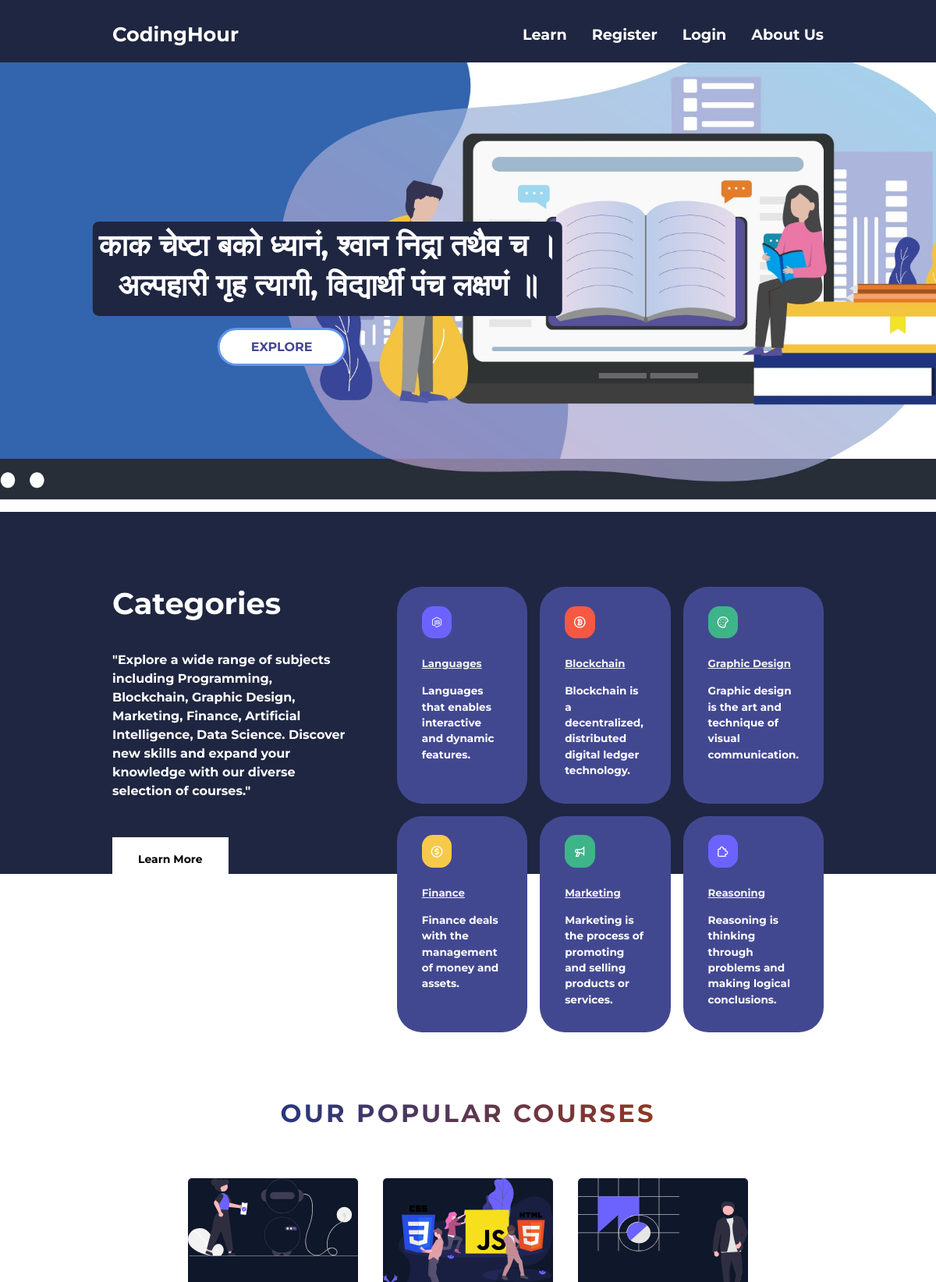
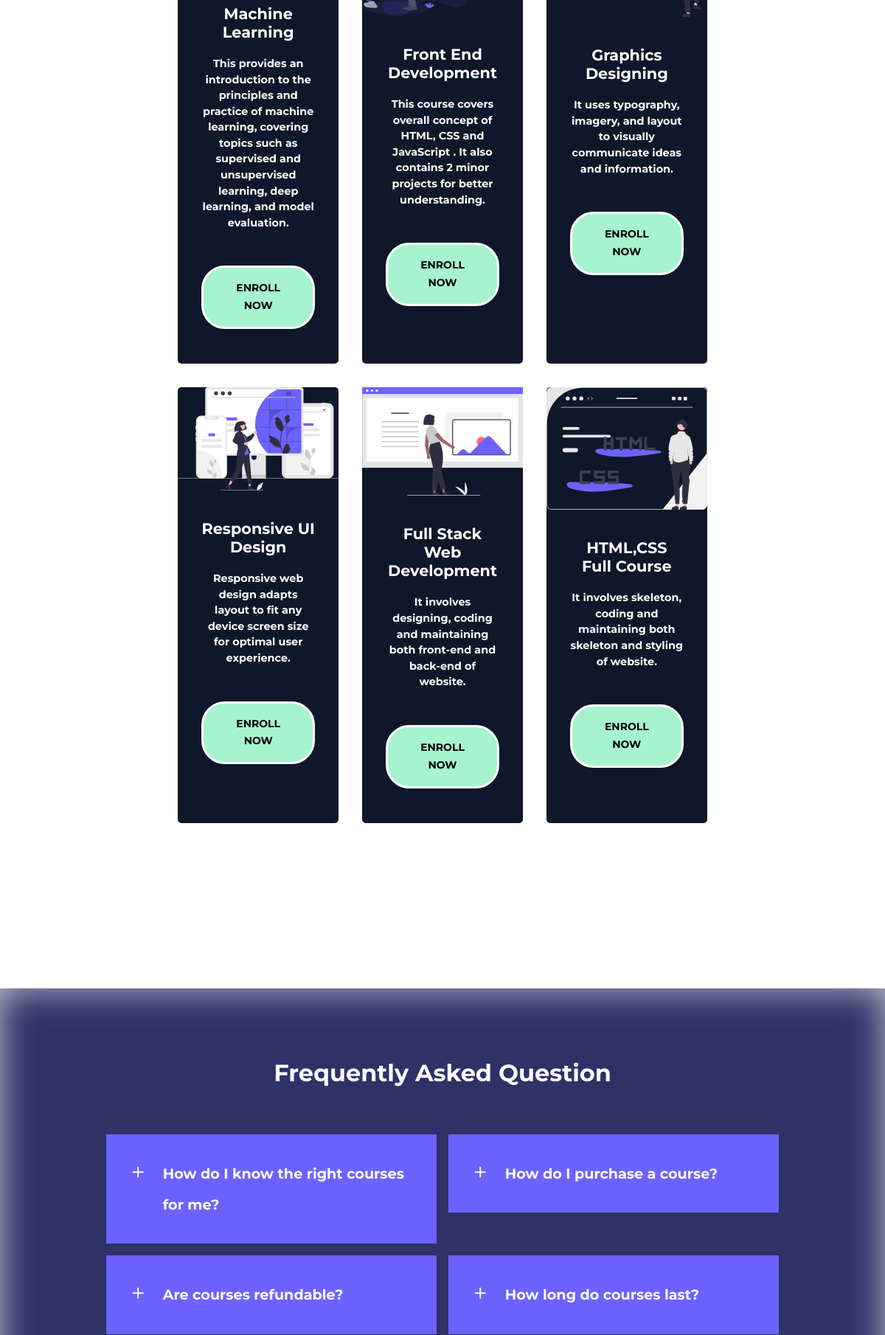
The page / (upper part) on the database its author committed (2 pictures, top to bottom).
### tables this page shows
CREATE TABLE `course` (
  `course_id` int(11) NOT NULL,
  `course_name` text NOT NULL,
  `course_desc` text NOT NULL,
  `course_author` varchar(255) NOT NULL,
  `course_img` text NOT NULL,
  `course_duration` text NOT NULL,
  `course_price` int(11) NOT NULL,
  `course_original_price` int(11) NOT NULL
);

### index.php (the view, shortened to what this page needs)
<?php
include('./dbConnection.php');
?>
<!DOCTYPE html>
<html lang="en">
  <head>
    <link
      rel="stylesheet"
      href="https://unicons.iconscout.com/release/v4.0.0/css/line.css"
    />
    <link rel="stylesheet" href="css/style.css" />
    <link
  rel="stylesheet"
  href="https://cdn.jsdelivr.net/npm/swiper@8/swiper-bundle.min.css"
/>
<link rel="stylesheet" href="css/exploreStyle.css">
  </head>
  <body>
    <nav>
      <div class="container nav_container">
        <a class="home_button" href="index.php"><h3>CodingHour</h3></a>
        <ul class="nav_menu">
          <li><a href="courses.php">Learn</a></li>
          <?php
          if(isset($_SESSION['is_login'])){
            $stuEmail=$_SESSION['stuLogEmail'];
          echo'<li><a href="Student/studentProfile.php">MyProfile</a></li>';
          echo '<li><a href="logout.php">Logout</a></li>';
        }
        else{
          echo'<li><a href="#explore">Register</a></li>';
          echo '<li><a href="#explore">Login</a></li>';
        }
        ?>
        <li><a href="aboutUs.php">About Us</a></li>
      </ul>
      </div>
    </nav>
   <header>
   <div class="header_text-box">
    <h1 class="heading-primary">
      <span class="heading-primary--main"
        >काक चेष्टा बको ध्यानं, श्वान निद्रा तथैव च ।</span
      >
      <span class="heading-primary--sub"
        >अल्पहारी गृह त्यागी, विद्यार्थी पंच लक्षणं ॥</span
      >
    </h1>
    <?php
    if(!isset($_SESSION['is_login'])){
      echo '<a href="#explore" class="btn btn-primary" >Explore</a>
      ';
    }
    else{
      echo '<a href="Student/studentProfile.php" class="btn btn-primary">MyProfile</a>
      ';
    }
    ?>
    </div>
</header>
    <section class="categories">
      <div class="container categories_container">
        <div class="categories_left">
        <h1>Categories</h1>
        <p>
          "Explore a wide range of subjects including Programming, Blockchain, Graphic Design, Marketing, Finance, Artificial Intelligence, Data Science. Discover new skills and expand your knowledge with our diverse selection of courses."
        </p>
      <a href="courses.html" class="btn">Learn More</a>
    </div>
      <div class="categories_right">
        <article class="category">
          <span class="category_icon"><i class="uil uil-java-script"></i></span>
          <h5>Languages</h5>
          <p>
          Languages that enables interactive and dynamic features.
          </p>
        </article>
        <article class="category">
          <span class="category_icon"
            ><i class="uil uil-bitcoin-circle"></i
          ></span>
          <h5>Blockchain</h5>
          <p>
            Blockchain is a decentralized, distributed digital ledger technology.
          </p>
        </article>
        <article class="category">
          <span class="category_icon"><i class="uil uil-palette"></i></span>
          <h5>Graphic Design</h5>
          <p>
            Graphic design is the art and technique of visual communication.
          </p>
        </article>
        <article class="category">
          <span class="category_icon"><i class="uil uil-usd-circle"></i></span>
          <h5>Finance</h5>
          <p>
            Finance deals with the management of money and assets.
          </p>
        </article>
        <article class="category">
          <span class="category_icon"><i class="uil uil-megaphone"></i></span>
          <h5>Marketing</h5>
          <p>
            Marketing is the process of promoting and selling products or services.
          </p>
        </article>
        <article class="category">
          <span class="category_icon"
            ><i class="uil uil-puzzle-piece"></i
          ></span>
          <h5>Reasoning</h5>
          <p>
            Reasoning is thinking through problems and making logical conclusions.
          </p>
        </article>
      </div>
    </section>
    <section class="courses">
      <h2>Our Popular Courses</h2>
      <div class="container courses_container">
        <?php
         $sql="SELECT * FROM course LIMIT 6";
         $result=$conn->query($sql);
         if($result->num_rows>0){
          while($row=$result->fetch_assoc()){
            $course_id=$row['course_id'];
            echo '  <article class="course">
            <div class="course_image">
               <img src="'.str_replace('..','.',$row['course_img']).'" class="responsive"  />
            </div>
            <div class="course_info">
              <h4>'.$row['course_name'].'</h4>
            <p>'.$row['course_desc'].'</p>
            <a href="../Major/courseDetails.php?course_id='.$course_id.'" class="btn btn-secondary">Enroll Now</a>
            </div>
          </article>';
          }
         }
        ?>
      </div>
    </section>
    <section class="faqs">
      <h2>Frequently Asked Question</h2>
      <div class="container faqs_container">
        <article class="faq">
          <div class="faq_icon"><i class="uil uil-plus"></i></div>
          <div class="question_answer">
            <h4>How do I know the right courses for me?</h4>
          </div>
        </article>
        <article class="faq">
          <div class="faq_icon"><i class="uil uil-plus"></i></div>
          <div class="question_answer">
            <h4>How do I purchase a course?</h4>
          </div>
        </article>
        <article class="faq">
          <div class="faq_icon"><i class="uil uil-plus"></i></div>
          <div class="question_answer">
            <h4>Are courses refundable?</h4>
          </div>
        </article>
        <article class="faq">
          <div class="faq_icon"><i class="uil uil-plus"></i></div>
          <div class="question_answer">
            <h4>How long do courses last?</h4>
          </div>
        </article>
      </div>
     </section>
  </body>
</html>

### css/exploreStyle.css (style rules this page uses)
* { margin: 0; padding: 0; box-sizing: border-box; }
:root { --color-primary: #6c63ff; --color-success: #3eb489; --color-warning: #f7c94b; --color-danger: #f75842; --color-danger-variant: #961316; --color-white: #fff; --color-light: rgba(255, 255, 255, 0.65); --color-black: #000; --color-bg: #1f2641; --color-bg1: #2e3267; --color-bg2: #424890; --color-quote: #0f172a; }
p { line-height: 1.5em; }
a { color: var(--color-white); text-decoration: none; font-size: 14px; margin: 15px 0px; }

### index.php (style rules this page uses)
nav { background: var(--color-bg); }
.nav_menu a { color: white; }

### rows shown on the page
course: course_img (picture), course_name "Machine Learning", course_desc "This provides an introduction to the principles and practice of machine learning, covering topics such as supervised and unsupervised learning, deep learning, and model evaluation."
course: course_img (picture), course_name "Front End Development", course_desc "This course covers overall concept of HTML, CSS and JavaScript . It also contains 2 minor projects for better understanding."
course: course_img (picture), course_name "Graphics Designing", course_desc "It uses typography, imagery, and layout to visually communicate ideas and information."
course: course_img (picture), course_name "Responsive UI Design", course_desc "Responsive web design adapts layout to fit any device screen size for optimal user experience."
course: course_img (picture), course_name "Full Stack Web Development", course_desc "It involves designing, coding and maintaining both front-end and back-end of website."
course: course_img (picture), course_name "HTML,CSS Full Course", course_desc "It involves skeleton, coding and maintaining both skeleton and styling of website."
